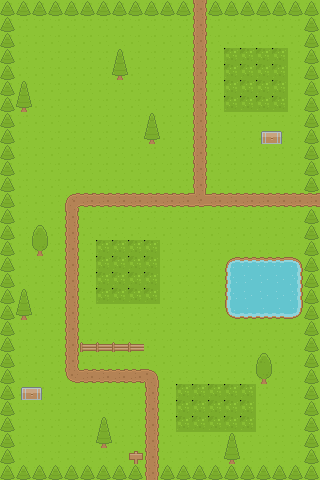

A 2D game scene composited from a Tiled map and its tileset images. What follows is a short description and the map's XML, with each tile layer's data collapsed to a summary:
An orthogonal 20x30 tile map with 16x16 px tiles, 3 tile layers (sol, decor, toits), 2 hidden layers not drawn and 11 objects (4x pnj, 3x sortie, 2x dresseur, 2x coffre).

<map version="1.10" tiledversion="1.11.0" orientation="orthogonal" renderorder="right-down" width="20" height="30" tilewidth="16" tileheight="16" infinite="0" nextlayerid="7" nextobjectid="12">
 <properties>
  <property name="titre" value="Route 1" />
 </properties>
 <tileset firstgid="1" name="roguelike" tilewidth="16" tileheight="16" spacing="1" tilecount="1767" columns="57">
  <image source="../kenney_roguelike-rpg-pack/Spritesheet/roguelikeSheet_transparent.png" width="968" height="526" />
 </tileset>
 <layer id="1" name="sol" width="20" height="30">
  <data>[600 cells, 600 non-empty, 11 distinct tile ids]</data>
 </layer>
 <layer id="2" name="decor" width="20" height="30">
  <data>[600 cells, 168 non-empty, 15 distinct tile ids]</data>
 </layer>
 <layer id="3" name="toits" width="20" height="30">
  <data>[600 cells, 0 non-empty, 0 distinct tile ids]</data>
 </layer>
 <layer id="4" name="collisions" width="20" height="30" visible="0">
  <data>[600 cells, 143 non-empty, 1 distinct tile ids]</data>
 </layer>
 <layer id="5" name="herbes" width="20" height="30" visible="0">
  <data>[600 cells, 47 non-empty, 1 distinct tile ids]</data>
 </layer>
 <objectgroup id="6" name="objets">
  <object id="1" name="panneau-route1" class="pnj" x="128" y="448" width="16" height="16">
   <properties>
    <property name="dialogue" value="Route 1. Nord : Désert de Sable. Est : Forêt." />
   </properties>
  </object>
  <object id="2" name="guide" class="pnj" x="160" y="432" width="16" height="16">
   <properties>
    <property name="sprite" type="int" value="325" />
    <property name="dialogue" value="Bienvenue sur la Route 1 ! Marche dans les hautes herbes pour rencontrer des Pokémon sauvages, et parle aux dresseurs pour les défier." />
   </properties>
  </object>
  <object id="3" name="gamin-paul" class="dresseur" x="80" y="304" width="16" height="16">
   <properties>
    <property name="sprite" type="int" value="378" />
    <property name="dialogue" value="Hé ! Toi aussi tu as un Pokémon ? En garde !" />
    <property name="equipe" value="rattata:3,pidgey:3" />
   </properties>
  </object>
  <object id="4" name="fillette-lea" class="dresseur" x="208" y="144" width="16" height="16">
   <properties>
    <property name="sprite" type="int" value="379" />
    <property name="dialogue" value="Mes insectes sont plus forts qu'ils n'en ont l'air !" />
    <property name="equipe" value="caterpie:4,weedle:4" />
   </properties>
  </object>
  <object id="5" name="randonneur" class="pnj" x="256" y="224" width="16" height="16">
   <properties>
    <property name="sprite" type="int" value="324" />
    <property name="dialogue" value="La forêt à l'est cache un coffre derrière les sapins…" />
   </properties>
  </object>
  <object id="6" name="pecheur" class="pnj" x="208" y="272" width="16" height="16">
   <properties>
    <property name="sprite" type="int" value="433" />
    <property name="dialogue" value="Rien ne mord aujourd'hui…" />
   </properties>
  </object>
  <object id="7" name="route1-coffre-1" class="coffre" x="16" y="384" width="32" height="16">
   <properties>
    <property name="objet" value="potion" />
   </properties>
  </object>
  <object id="8" name="route1-coffre-2" class="coffre" x="256" y="128" width="32" height="16">
   <properties>
    <property name="objet" value="pokeball" />
   </properties>
  </object>
  <object id="9" name="sortie-sud" class="sortie" x="144" y="464" width="16" height="16">
   <properties>
    <property name="vers_carte" value="village" />
    <property name="vers_x" type="int" value="9" />
    <property name="vers_y" type="int" value="1" />
   </properties>
  </object>
  <object id="10" name="sortie-nord" class="sortie" x="192" y="0" width="16" height="16">
   <properties>
    <property name="vers_carte" value="desert" />
    <property name="vers_x" type="int" value="11" />
    <property name="vers_y" type="int" value="18" />
   </properties>
  </object>
  <object id="11" name="sortie-est" class="sortie" x="304" y="192" width="16" height="16">
   <properties>
    <property name="vers_carte" value="foret" />
    <property name="vers_x" type="int" value="1" />
    <property name="vers_y" type="int" value="7" />
   </properties>
  </object>
 </objectgroup>
</map>
